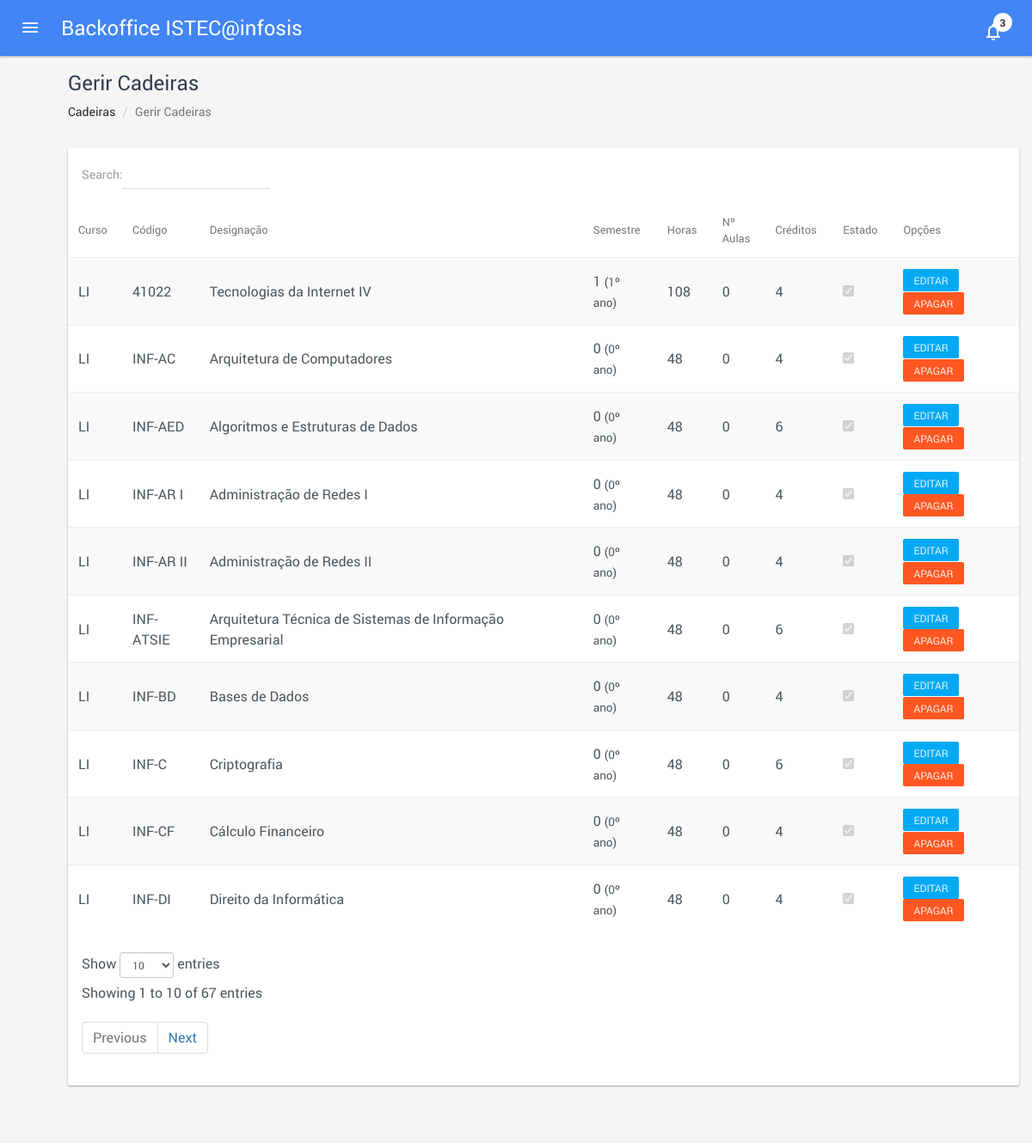
/class_manage.php (signed in), run on the app's committed database.
### tables this page shows
CREATE TABLE IF NOT EXISTS `tClasses` (
  `id_class` int(11) NOT NULL,
  `id_degree` int(11) NOT NULL,
  `semester` int(11) NOT NULL,
  `code` varchar(16) NOT NULL,
  `fullName` varchar(140) NOT NULL,
  `credits` int(11) NOT NULL,
  `hours` int(11) NOT NULL,
  `n_classes` int(11) NOT NULL,
  `active` tinyint(1) NOT NULL DEFAULT '1'
);

CREATE TABLE IF NOT EXISTS `tDegrees` (
  `id_degree` int(11) NOT NULL COMMENT 'id do curso',
  `code` varchar(12) NOT NULL COMMENT 'código do curso',
  `fullName` varchar(140) NOT NULL COMMENT 'designação completa do curso',
  `id_degree_level` int(11) NOT NULL
);

### classes/classs.class.php (called while the page is built, shortened)
<?php
class classs {
  public function classes($id_degree_level = -1, $id_degree = -1) {
    try {
      $db = new database();
      $con = $db->getCon();
      $sql = '
        SELECT tClasses.id_class,
          tDegrees.code as dcode,
          tClasses.code,
          tClasses.fullName,
          tClasses.credits,
          tClasses.hours,
          tClasses.semester,
          tClasses.n_classes,
          tClasses.active
        FROM tClasses, tDegrees
        WHERE tDegrees.id_degree = tClasses.id_degree
          AND (tClasses.id_degree = :idd OR :idd = -1)
          AND (tDegrees.id_degree_level = :idl OR :idl = -1)
        ORDER BY tClasses.id_degree, tClasses.fullName';
      $data = $con->prepare($sql);
      $data->bindvalue(':idd', $id_degree);
      $data->bindvalue(':idl', $id_degree_level);
      $data->execute();
      $classes = $data->fetchAll();
      return $classes;
    }
    catch (PDOException $e) {
      echo("Erro de ligação:" . $e);
      exit();
      return false;
    }
  }
}
?>

### class_manage.php (the view, shortened to what this page needs)
<?php
  require_once 'classes/classs.class.php';
  $c = new classs();
?>
<!DOCTYPE html>
<html lang="pt-pt">
  <head>
  </head>
  <body>
    <div id="content" class="pmd-content inner-page">
      <div class="container-fluid full-width-container">
        <h1 class="section-title" id="services">
          <span>Gerir Cadeiras</span>
        </h1>
        <ol class="breadcrumb text-left">
          <li><a href="index.html">Cadeiras</a></li>
          <li class="active">Gerir Cadeiras</li>
        </ol>
        <section class="row component-section">
          <div class="col-sm-12">
            <div class="component-box">
              <div  class="pmd-card pmd-z-depth pmd-card-custom-view">
                <div class="table-responsive">
                  <table id="table-class" class="table pmd-table table-hover table-striped display responsive nowrap" cellspacing="0" width="100%">
                    <thead>
                      <tr>
                        <th>Curso</th>
                        <th>Código</th>
                        <th>Designação</th>
                        <th>Semestre</th>
                        <th>Horas</th>
                        <th>Nº Aulas</th>
                        <th>Créditos</th>
                        <th>Estado</th>
                        <th>Opções</th>
                      </tr>
                    </thead>
                    <tbody class="classes">
                      <?php
                        $classes = $c->classes();
                        foreach($classes as $class) {
                      ?>
                      <tr>
                        <td><?= $class['dcode'] ?></td>
                        <td><?= $class['code'] ?></td>
                        <td><?= $class['fullName'] ?></td>
                        <td><?= $class['semester'] ?> <small>(<?= ceil($class['semester'] / 2) ?>º ano)</small></td>
                        <td><?= $class['hours'] ?></td>
                        <td><?= $class['n_classes'] ?></td>
                        <td><?= $class['credits'] ?></td>
                        <td><input type="checkbox" id="active" name="active" <?= ($class['active']) ? 'checked="true"' : '' ?> disabled="true"></td>
                        <td>
                          <a href="class_edit.php?id=<?= $class['id_class'] ?>"><button type="button" class="btn btn-sm btn-info">Editar</button></a>
                          <button data-destination="class_delete.php?id=<?= $class['id_class'] ?>" type="button" class="btn btn-sm btn-danger sweet-delete">Apagar</button>
                        </td>
                      </tr>
                      <?php } ?>
                    </tbody>
                  </table>
                </div>
              </div>
            </div>
          </div>
        </section>
      </div>
    </div>
  </body>
</html>

### data on the page
tclasses: id_degree.code "LI", code "INF-AR I", fullName "Administração de Redes I", semester "0", ceil($class['semester']/2) "0", hours "48", n_classes "0", credits "4", active "☑"
tclasses: id_degree.code "LI", code "INF-AR II", fullName "Administração de Redes II", semester "0", ceil($class['semester']/2) "0", hours "48", n_classes "0", credits "4", active "☑"
tclasses: id_degree.code "LI", code "INF-AED", fullName "Algoritmos e Estruturas de Dados", semester "0", ceil($class['semester']/2) "0", hours "48", n_classes "0", credits "6", active "☑"
tclasses: id_degree.code "LI", code "INF-AC", fullName "Arquitetura de Computadores", semester "0", ceil($class['semester']/2) "0", hours "48", n_classes "0", credits "4", active "☑"
tclasses: id_degree.code "LI", code "INF-ATSIE", fullName "Arquitetura Técnica de Sistemas de Informação Empresarial", semester "0", ceil($class['semester']/2) "0", hours "48", n_classes "0", credits "6", active "☑"
tclasses: id_degree.code "LI", code "INF-BD", fullName "Bases de Dados", semester "0", ceil($class['semester']/2) "0", hours "48", n_classes "0", credits "4", active "☑"
tclasses: id_degree.code "LI", code "INF-CF", fullName "Cálculo Financeiro", semester "0", ceil($class['semester']/2) "0", hours "48", n_classes "0", credits "4", active "☑"
tclasses: id_degree.code "LI", code "INF-C", fullName "Criptografia", semester "0", ceil($class['semester']/2) "0", hours "48", n_classes "0", credits "6", active "☑"
tclasses: id_degree.code "LI", code "INF-DI", fullName "Direito da Informática", semester "0", ceil($class['semester']/2) "0", hours "48", n_classes "0", credits "4", active "☑"
tclasses: id_degree.code "LI", code "41022", fullName "Tecnologias da Internet IV", semester "1", ceil($class['semester']/2) "1", hours "108", n_classes "0", credits "4", active "☑"

### other printed values
$GLOBALS['appname'] "ISTEC@infosis"
